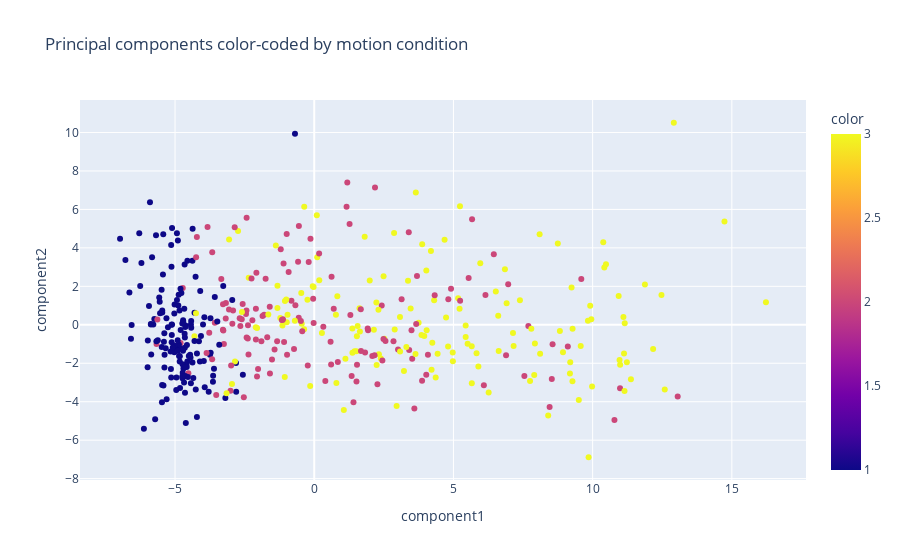

Source (notebook cell):
### Code cell
# Plot the two first principal components color-coded by motion condition
fig = px.scatter(iqms_pca, x="component1", y="component2", color=scores["condition"],
 title="Principal components color-coded by motion condition")
fig.show()

### Figure 1 — Plotly figure (JSON) as saved in the notebook; plotly's stock layout.template omitted (floating-point values rounded to 4 significant figures; data arrays with more than 128 entries replaced by an {"elided": "..."} marker saying what was removed)
{"data": [{"hovertemplate": "component1=%{x}<br>component2=%{y}<br>color=%{marker.color}<extra></extra>", "legendgroup": "", "marker": {"color": {"elided": "436 int values"}, "coloraxis": "coloraxis", "symbol": "circle"}, "mode": "markers", "name": "", "orientation": "v", "showlegend": false, "type": "scatter", "x": {"elided": "436 float values"}, "xaxis": "x", "y": {"elided": "436 float values"}, "yaxis": "y"}], "layout": {"coloraxis": {"colorbar": {"title": {"text": "color"}}, "colorscale": [[0, "#0d0887"], [0.1111, "#46039f"], [0.2222, "#7201a8"], [0.3333, "#9c179e"], [0.4444, "#bd3786"], [0.5556, "#d8576b"], [0.6667, "#ed7953"], [0.7778, "#fb9f3a"], [0.8889, "#fdca26"], [1, "#f0f921"]]}, "legend": {"tracegroupgap": 0}, "title": {"text": "Principal components color-coded by motion condition"}, "xaxis": {"anchor": "y", "domain": [0, 1], "title": {"text": "component1"}}, "yaxis": {"anchor": "x", "domain": [0, 1], "title": {"text": "component2"}}}}
